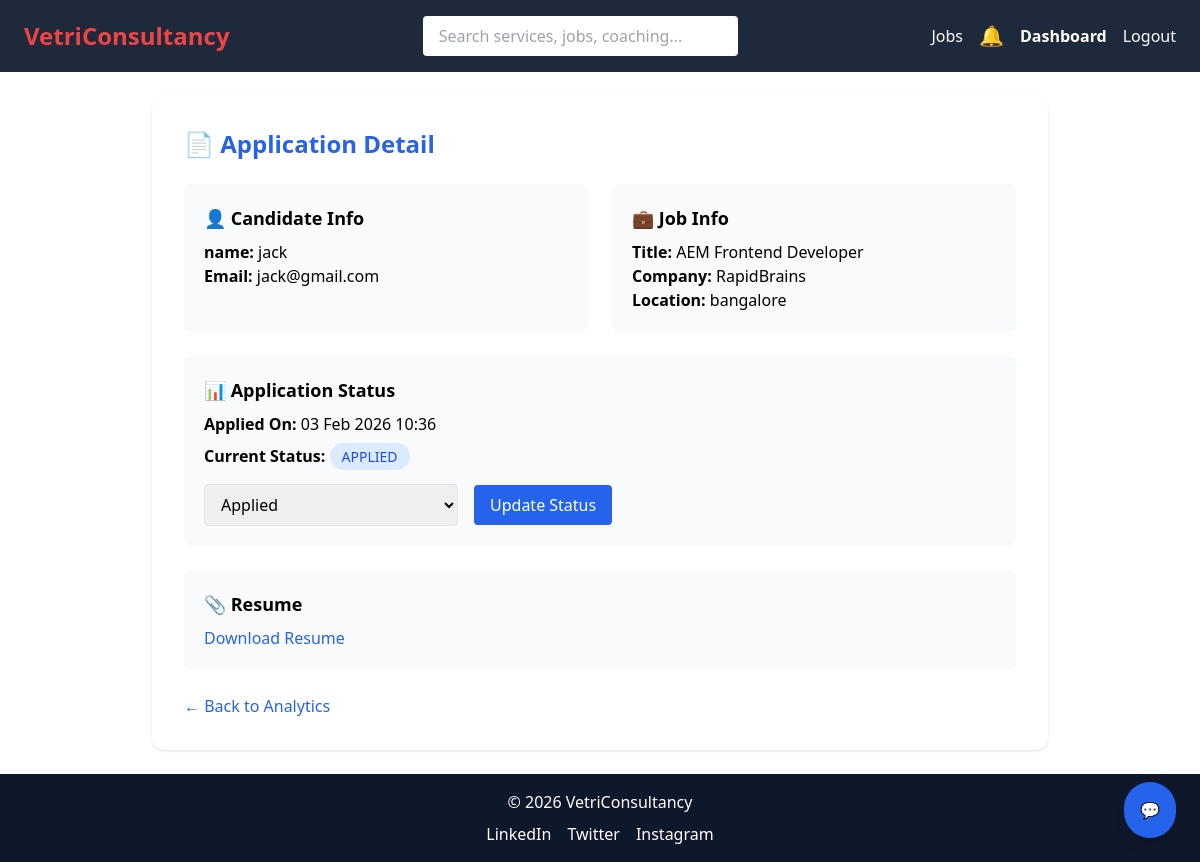
The app's page /dashboard/applications/2/ (signed in) with its own data.
### VCS/models.py (models this page shows, shortened)
class JobApplication(models.Model):
    STATUS_CHOICES = [
        ('APPLIED', 'Applied'),
        ('VIEWED', 'Viewed by Recruiter'),
        ('WAITING', 'Waiting for Recruiter Action'),
        ('REJECTED', 'Rejected'),
        ('HIRED', 'Hired'),
    ]
    user = models.ForeignKey(User, on_delete=models.CASCADE)
    job = models.ForeignKey(Job, on_delete=models.CASCADE)
    applied_at = models.DateTimeField(auto_now_add=True)
    status = models.CharField(max_length=20, choices=STATUS_CHOICES, default='APPLIED')
    updated_at = models.DateTimeField(auto_now=True)
    resume = models.FileField(upload_to='resumes/', blank=True, null=True)
    class Meta:
        unique_together = ('user', 'job')

class Job(models.Model):
    EXPERIENCE_CHOICES = [
        ('FRESHER', 'Fresher'),
        ('1-3', '1–3 Years'),
        ('3-5', '3–5 Years'),
        ('5+', '5+ Years'),
    ]
    company_name = models.CharField(max_length=200, db_index=True)
    job_title = models.CharField(max_length=200, db_index=True)
    location = models.CharField(max_length=100, db_index=True)
    experience = models.CharField(
        max_length=10,
        choices=EXPERIENCE_CHOICES,
        db_index=True
    )
    salary_range = models.IntegerField(help_text="Monthly salary", db_index=True)
    is_remote = models.BooleanField(default=False)
    eligibility = models.TextField()
    job_description = models.TextField()
    posted_at = models.DateTimeField(auto_now_add=True, db_index=True)
    saved_by = models.ManyToManyField(User, blank=True, related_name='saved_jobs')
    applied_by = models.ManyToManyField(User, through='JobApplication', related_name='applied_jobs')
    class Meta:
        indexes = [
            models.Index(fields=['job_title']),
            models.Index(fields=['location']),
            models.Index(fields=['experience']),
            models.Index(fields=['salary_range']),
        ]

### VCS/views.py (the view)
# urls.py: path('dashboard/applications/<int:application_id>/', admin_application_detail, name='admin_application_detail'),
@staff_member_required
def admin_application_detail(request, application_id):
    application = get_object_or_404(JobApplication, id=application_id)
    if request.method == "POST":
        new_status = request.POST.get("status")
        if new_status:
            application.status = new_status
            application.save()
            return redirect('admin_application_detail', application_id=application.id)
    return render(request, 'admin_application_detail.html', {
        'application': application,
        'status_choices': JobApplication.STATUS_CHOICES
    })

### VCS/context_processors.py (called while the page is built)
def notification_count(request):
    if request.user.is_authenticated:
        unread_count = Notification.objects.filter(
            user=request.user,
            is_read=False
        ).count()
        latest_notifications = Notification.objects.filter(
            user=request.user
        ).order_by('-created_at')[:5]
    else:
        unread_count = 0
        latest_notifications = []
    return {
        'notification_count': unread_count,
        'latest_notifications': latest_notifications,
    }

### VCS/templates/admin_application_detail.html (shortened to what this page needs)
{% extends 'base.html' %}
{% block content %}
<div class="max-w-4xl mx-auto bg-white shadow rounded-xl p-8">
<h1 class="text-2xl font-bold mb-6 text-blue-600">
    📄 Application Detail
</h1>
<div class="grid md:grid-cols-2 gap-6 mb-6">
<div class="bg-gray-50 p-5 rounded-lg">
    <h2 class="font-semibold text-lg mb-2">👤 Candidate Info</h2>
    <p><strong>name:</strong> {{ application.user.username }}</p>
    <p><strong>Email:</strong> {{ application.user.email }}</p>
</div>
<div class="bg-gray-50 p-5 rounded-lg">
    <h2 class="font-semibold text-lg mb-2">💼 Job Info</h2>
    <p><strong>Title:</strong> {{ application.job.job_title }}</p>
    <p><strong>Company:</strong> {{ application.job.company_name }}</p>
    <p><strong>Location:</strong> {{ application.job.location }}</p>
</div>
</div>
<div class="bg-gray-50 p-5 rounded-lg mb-6">
    <h2 class="font-semibold text-lg mb-2">📊 Application Status</h2>
    <p class="mb-2">
        <strong>Applied On:</strong> {{ application.applied_at|date:"d M Y H:i" }}
    </p>
    <p class="mb-4">
        <strong>Current Status:</strong>
        <span class="px-3 py-1 rounded-full text-sm
        {% if application.status == 'HIRED' %}bg-green-100 text-green-700
        {% elif application.status == 'REJECTED' %}bg-red-100 text-red-700
        {% elif application.status == 'WAITING' %}bg-purple-100 text-purple-700
        {% elif application.status == 'VIEWED' %}bg-yellow-100 text-yellow-700
        {% else %}bg-blue-100 text-blue-700{% endif %}">
            {{ application.status }}
        </span>
    </p>
    <form method="post" class="flex items-center gap-4">
        <select name="status" class="border rounded px-3 py-2">
            {% for key,label in status_choices %}
                <option value="{{ key }}" {% if key == application.status %}selected{% endif %}>
                    {{ label }}
                </option>
            {% endfor %}
        </select>
        <button class="bg-blue-600 text-white px-4 py-2 rounded hover:bg-blue-700">
            Update Status
        </button>
    </form>
</div>
{% if application.resume %}
<div class="bg-gray-50 p-5 rounded-lg mb-6">
    <h2 class="font-semibold text-lg mb-2">📎 Resume</h2>
    <a href="{{ application.resume.url }}" target="_blank"
       class="text-blue-600 hover:underline">
        Download Resume
    </a>
</div>
{% endif %}
<a href="{% url 'admin_analytics' %}" class="text-blue-600 hover:underline">
    ← Back to Analytics
</a>
</div>
{% endblock %}

### records on screen
JobApplication: user.username "jack", user.email "jack@gmail.com", job.job_title "AEM Frontend Developer", job.company_name "RapidBrains", job.location "bangalore", applied_at "03 Feb 2026 10:36", status "APPLIED", status "Applied"
